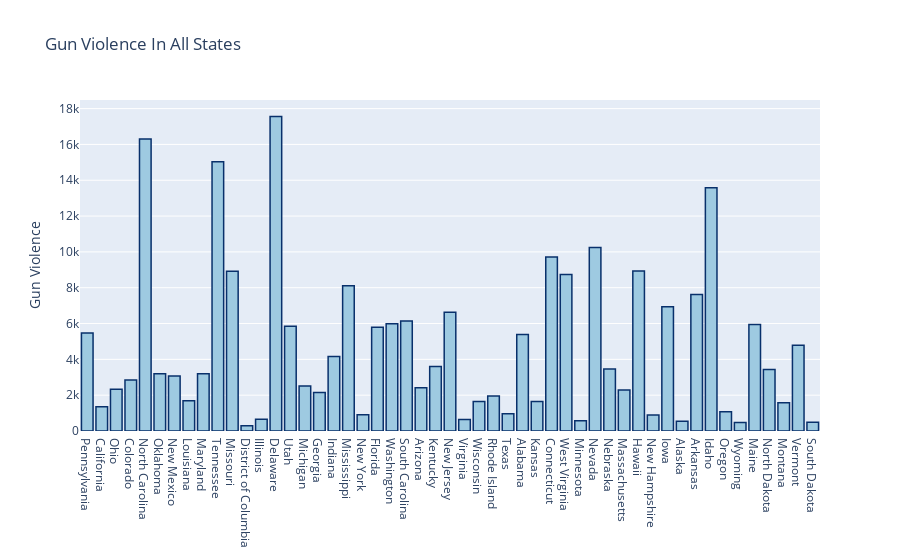

Notebook code for this chart:
### Code cell
each_states = list(C.keys())
gun_violence_count_in_state = df.monthday.unique()

layout = {
    'title' : 'Gun Violence In All States',
    'yaxis' : {
        'title' : 'Gun Violence',
    },
}

trace = go.Bar(
    x = df.state.unique(),
    y = gun_violence_count_in_state,
    marker = dict(
      color = 'rgb(158,202,225)',
        line = dict(
            color = 'rgb(8,48,107)',
            width = 1.5,
        )  
    ),
)

fig = go.Figure(data = [trace], layout = layout)
py.offline.iplot(fig)

### Figure 1 — Plotly figure (JSON) as saved in the notebook; plotly's stock layout.template omitted (floating-point values rounded to 4 significant figures)
{"data": [{"marker": {"color": "rgb(158,202,225)", "line": {"color": "rgb(8,48,107)", "width": 1.5}}, "type": "bar", "x": ["Pennsylvania", "California", "Ohio", "Colorado", "North Carolina", "Oklahoma", "New Mexico", "Louisiana", "Maryland", "Tennessee", "Missouri", "District of Columbia", "Illinois", "Delaware", "Utah", "Michigan", "Georgia", "Indiana", "Mississippi", "New York", "Florida", "Washington", "South Carolina", "Arizona", "Kentucky", "New Jersey", "Virginia", "Wisconsin", "Rhode Island", "Texas", "Alabama", "Kansas", "Connecticut", "West Virginia", "Minnesota", "Nevada", "Nebraska", "Massachusetts", "Hawaii", "New Hampshire", "Iowa", "Alaska", "Arkansas", "Idaho", "Oregon", "Wyoming", "Maine", "North Dakota", "Montana", "Vermont", "South Dakota"], "y": [5471, 1349, 2328, 2842, 16306, 3201, 3067, 1685, 3195, 15029, 8925, 289, 661, 17556, 5852, 2517, 2145, 4157, 8103, 907, 5798, 5981, 6136, 2408, 3599, 6631, 638, 1651, 1952, 964, 5387, 1645, 9712, 8739, 573, 10244, 3455, 2286, 8929, 895, 6939, 544, 7626, 13577, 1072, 472, 5949, 3434, 1575, 4787, 494]}], "layout": {"autosize": true, "title": {"text": "Gun Violence In All States"}, "xaxis": {"autorange": true, "range": [-0.5, 50.5], "type": "category"}, "yaxis": {"autorange": true, "range": [0, 18480], "title": {"text": "Gun Violence"}, "type": "linear"}}}
